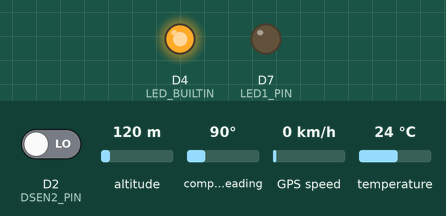
A sketch run on a simulated ESP8266 (NodeMCU). Parts: output pins drawn as LEDs (lit = HIGH, except the on-board LED, lit = LOW). The test bench sets the inputs (shaded band); at power-on: temperature 24 °C, D2 (DSEN2_PIN) LOW, altitude 120 m, compass heading 90°, GPS speed 0 km/h. WiFi joins after 1.5 s; servers stay silent unless stated; random numbers use the default seed unless the sketch sets one; the GPS gets a fix after 3 s at 37.7749, -122.4194 with 8 satellites; no MQTT or app messages arrive unless stated; what the sketch prints to the serial monitor is not drawn.

Above: at 2.8 s.
2.9 s: temperature set to 40.1 °C
4.9 s: temperature set to 41.3 °C
At 6.1 s:
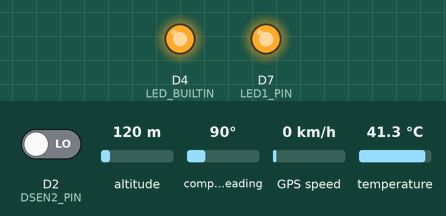
13.7 s: temperature set to 41 °C
Timing chart, 0 to 21.6 s (numbered marks = the images above; inputs shaded):
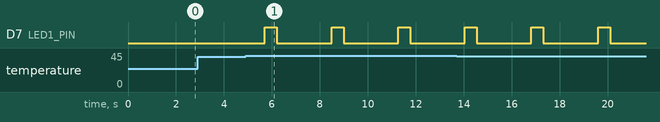

Measured:
- the behaviour switches between 40.9 and 41 °C on temperature (found by bisection; images 0 and 1)
- after the input at 2.9 s, every drawn part: stays the same
- after the input at 4.9 s, D7 (LED1_PIN): alternates HIGH for 0.50 s and LOW for 2.3 s, starting after 0.81 s

The sketch:

code.ino
```cpp
#include <ESP8266WiFi.h>
#include <PubSubClient.h>
#include <OneWire.h>
#include <DallasTemperature.h>
#include<SoftwareSerial.h>
#include <TinyGPS.h>
TinyGPS gps;
SoftwareSerial ss(D3, D0);
float flat, flon;
unsigned long age;
#define ASEN_PIN A0//tilt
#define ONE_WIRE_BUS D5 //temperature
#define DSEN2_PIN D2//pulse
OneWire oneWire(ONE_WIRE_BUS);
DallasTemperature sensors(&oneWire);
#define LED1_PIN D7
String buf;
String dsen1;
String dsen2;
int dsenc1;
int dsenc2;
int t = 0;

// Update these with values suitable for your network.
const char* ssid = "Oneplus6";
const char* password = "amanverma4224";
//const char* mqtt_server = "test.mosquitto.org";
const char* mqtt_server = "iot.eclipse.org";
//const char* mqtt_server = "broker.mqtt-dashboard.com";

WiFiClient espClient;
PubSubClient client(espClient);
long lastMsg = 0;
char msg[50];
int value = 0;

void setup_wifi() {
  delay(100);
  // We start by connecting to a WiFi network
  Serial.print("Connecting to ");
  Serial.println(ssid);
  WiFi.begin(ssid, password);
  while (WiFi.status() != WL_CONNECTED)
  {
    delay(500);
    Serial.print(".");
  }
  randomSeed(micros());
  Serial.println("");
  Serial.println("WiFi connected");
  Serial.println("IP address: ");
  Serial.println(WiFi.localIP());
}
void reconnect() {
  // Loop until we're reconnected
  while (!client.connected())
  {
    Serial.print("Attempting MQTT connection...");
    // Create a random client ID
    String clientId = "prap";
    clientId += String(random(0xffff), HEX);
    // Attempt to connect
    //if you MQTT broker has clientID,username and password
    //please change following line to    if (client.connect(clientId,userName,passWord))
    if (client.connect(clientId.c_str()))
    {
      Serial.println("connected");
      //once connected to MQTT broker, subscribe command if any
    } else {
      Serial.print("failed, rc=");
      Serial.print(client.state());
      Serial.println(" try again in 5 seconds");
      // Wait 5 seconds before retrying
      delay(5000);
    }
  }
} //end reconnect()

void setup() {
  pinMode(LED_BUILTIN, OUTPUT);
  Serial.begin(115200);
  ss.begin(9600);
  setup_wifi();
  client.setServer(mqtt_server, 1883);
  pinMode(LED1_PIN, OUTPUT);
  digitalWrite(LED1_PIN, LOW);
  pinMode(ASEN_PIN, INPUT);
  pinMode(DSEN2_PIN, INPUT);
}

void loop() {
  bool newData = false;
  unsigned long chars;
  unsigned short sentences, failed;
  for (unsigned long start = millis(); millis() - start < 1000;)
  {
    while (ss.available())
    {
      char c = ss.read();
      //Serial.write(c); // uncomment this line if you want to see the GPS data flowing      delay(1000);
      if (gps.encode(c))
      {
        newData = true;
      }
    }
  }

  if (newData)
  {
    gps.f_get_position(&flat, &flon, &age);
  }
  //buf = F("lat:");
  buf = String(flat, 6);
  buf += F(",");
  //buf += F("\nlon:");
  buf += String(flon, 6);
  sensors.requestTemperatures();
  if (!client.connected()) {
    reconnect();
  }
  client.loop();
  long now = millis();
  if (now - lastMsg > 1000) {
    lastMsg = now;
    dsen1 = sensors.getTempCByIndex(0);
    dsenc1 = sensors.getTempCByIndex(0);
    dsen2 = digitalRead(DSEN2_PIN);
    dsenc2 = digitalRead(DSEN2_PIN);
    char message1[4];
    char message2[4];
    dsen1.toCharArray(message1, 4);
    dsen2.toCharArray(message2, 4);
    //    client.publish("sen1", message);
    //    client.publish("sen2", message1);
    //    client.publish("sen3", message2);
    //    client.publish("sen4", message3);
    Serial.print("sen2=");
    Serial.println(dsen1);
    Serial.print("sen3=");
    Serial.println(dsen2);
    if (dsenc1 > 40)
    {
      Serial.println("HIGH");
      digitalWrite(LED1_PIN, HIGH);
      client.publish("prap2", "TEMPERATURE HIGH/FEVER");
      delay(500);
    }
    if (dsenc1 < 40)
    {
      Serial.println("NORMAL");
      digitalWrite(LED1_PIN, LOW);
      client.publish("prap2", "TEMPERATURE NORMAL");
      delay(500);
    }
    if (dsenc2 == 1)
    {
      t = t + 1;
      Serial.println(t);
    }
    if (t > 15)
    {
      Serial.println("LOW");
      digitalWrite(LED1_PIN, HIGH);
      client.publish("prap3", "PULSE LOW");
      delay(500);
    }
    if (dsenc2 == 0)
    {
      t = 0;
      Serial.println("NORMAL");
      digitalWrite(LED1_PIN, LOW);
      client.publish("prap3", "PULSE NORMAL");
      delay(500);
    }
    char charBuf[50];
    buf.toCharArray(charBuf, 50);
    client.publish("aac2", charBuf);
    Serial.print("LOCATION= ");
    Serial.println(charBuf);
    buf = "";
  }
}
```
